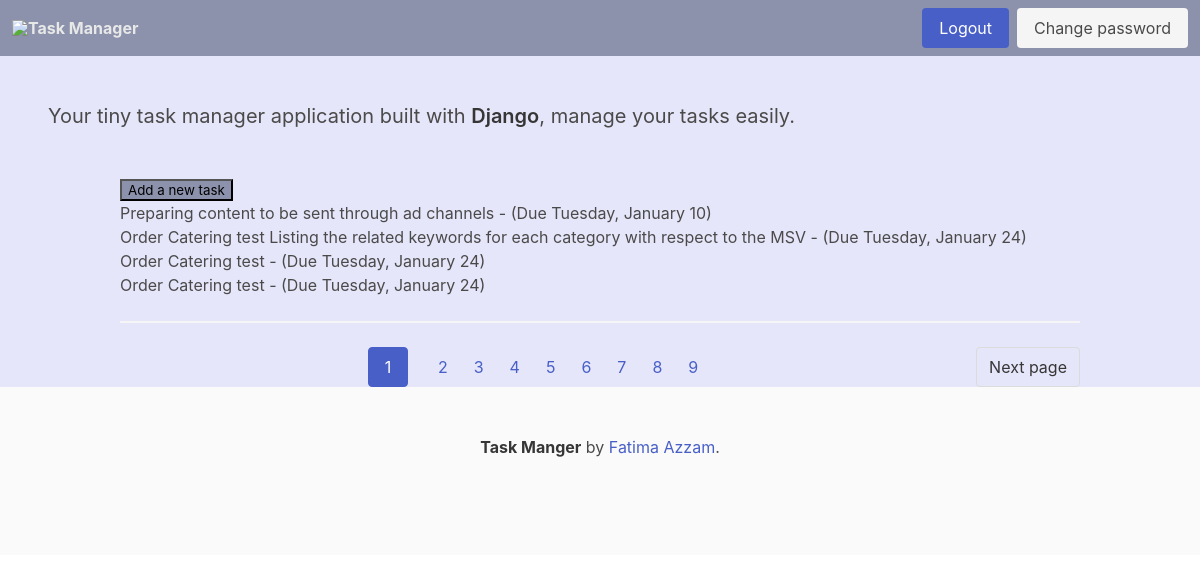
The page /tasks/1 (signed in) on the database its author committed.
### task_app/models.py (models this page shows, shortened)
class TaskItem(models.Model):
    title = models.CharField(max_length=100)
    description = models.TextField(null=True, blank=True)
    created_date = models.DateTimeField(auto_now_add=True)
    start_date = models.DateTimeField(default=timezone.now)
    due_date = models.DateTimeField(default=one_week_hence)
    class Meta:
        ordering = ["due_date"]

### task_app/views.py (the view)
# urls.py: path("tasks/<int:page>", views.listing, name="task-by-page"),
@login_required
def listing(request, page):
    tasks = TaskItem.objects.all().order_by("due_date")
    paginator = Paginator(tasks, per_page=4)
    page_object = paginator.get_page(page)
    page_object.adjusted_elided_pages = paginator.get_elided_page_range(page)
    context = {"page_obj": page_object}
    return render(request, "task_app/index.html", context)

### task_app/templates/task_app/index.html (shortened to what this page needs)
{% extends "base.html" %}
{% block content %}
<p>
    <input
            value="Add a new task"
            type="button"
            onclick="location.href='{% url "task-add" %}'" style="background-color:#8C92AC;"/>
</p>
<ul>
   {% for task in page_obj %}
    <li >
       <div>
            <div
                    role="button"
                    onclick="location.href=
                        '{% url "item-update" task.id %}'">
                    {{ task.title }} -
                    (Due {{ task.due_date | date:"l, F j" }})
            </div>
        </div>
    </li>
    {% endfor %}
</ul>
<hr>
<nav class="pagination is-centered" role="navigation" aria-label="pagination">
    {% if page_obj.has_next %}
          <a class="pagination-next" href="{% url 'task-by-page' page_obj.next_page_number %}">
              Next page
          </a>
    {% endif%}
  <ul class="pagination-list">
      {% for page_number in page_obj.paginator.page_range %}
        <li>
            <a
            href="{% url 'task-by-page' page_number %}"
            class="{% if page_number == page_obj.number %}pagination-link is-current{% endif %}"
            >
                {{page_number}}
            </a>
            <li><span class="pagination-ellipsis">  </span></li>
        </li>
    {% endfor %}
  </ul>
</nav>
{% endblock %}

### rows shown on the page
TaskItem: title "Preparing content to be sent through ad channels", due_date "Tuesday, January 10"
TaskItem: title "Order Catering test Listing the related keywords for each category with respect to the MSV", due_date "Tuesday, January 24"
TaskItem: title "Order Catering test", due_date "Tuesday, January 24"
TaskItem: title "Order Catering test", due_date "Tuesday, January 24"

### other values the page prints
{{ page_number }} "1" "2" "3" "4" "5" "6" "7" "8" "9"
